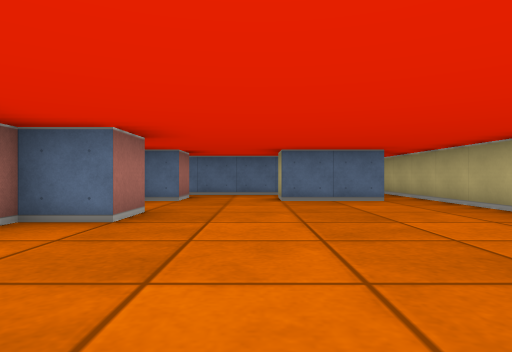
View 1 (above)

16 first-person views from a walk through a cub3D ray-caster map. The camera is about half as high as the walls, looks level and sees 75° across. The floor is counted in squares. Each view is taken from the middle of a square. On the plan, view 1 faces up. The plan holds only what a view shows up to about 9 squares ahead; the rest is blank.

View 2
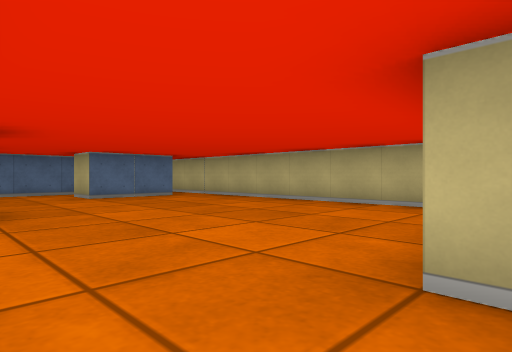

View 3
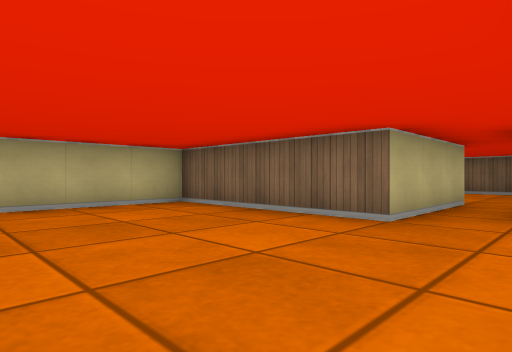

View 4
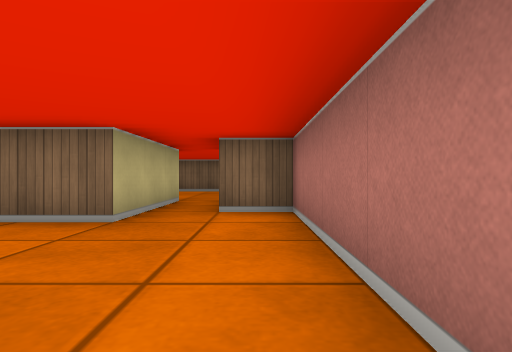

View 5
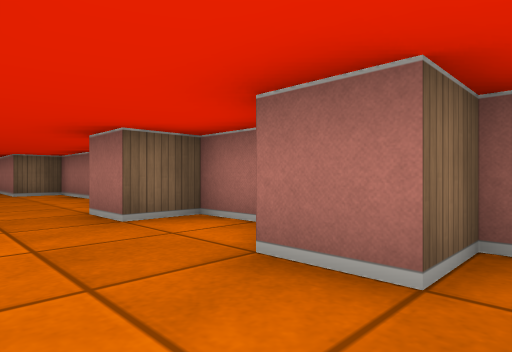

View 6
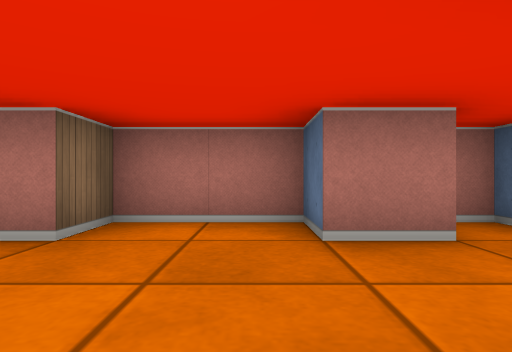

View 7
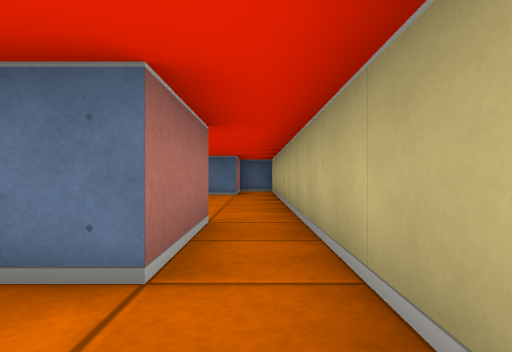

View 8
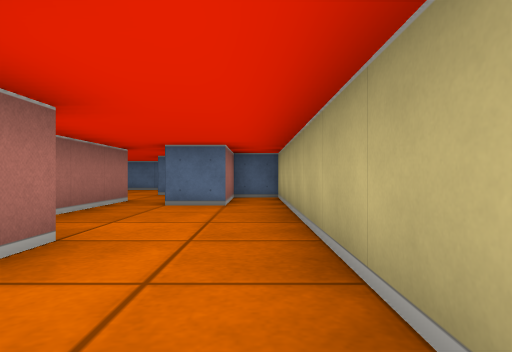

View 9
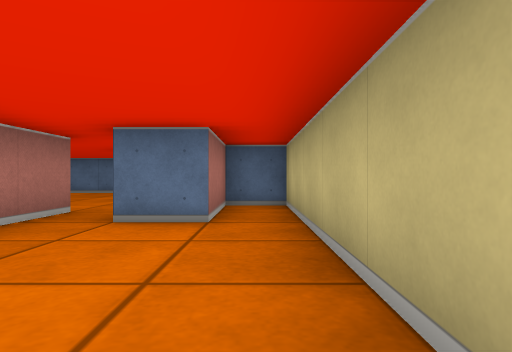

View 10
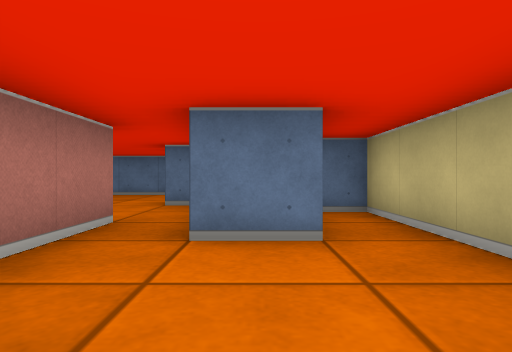

View 11
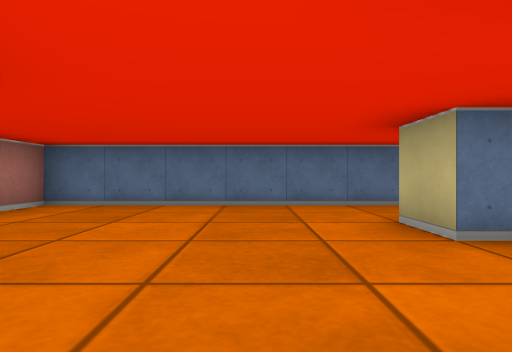

View 12
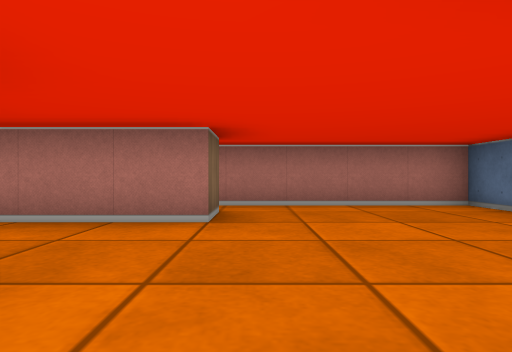

View 13
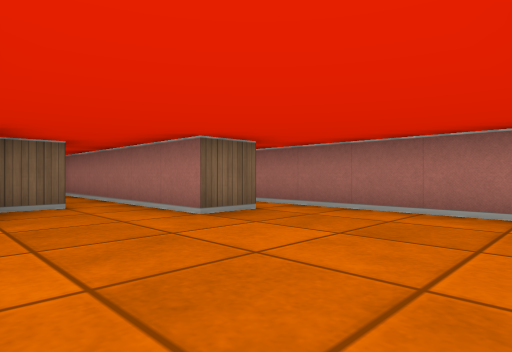

View 14
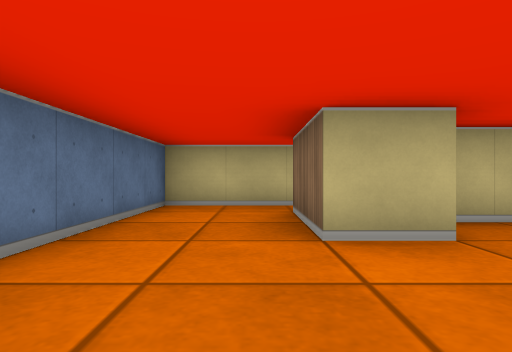

View 15
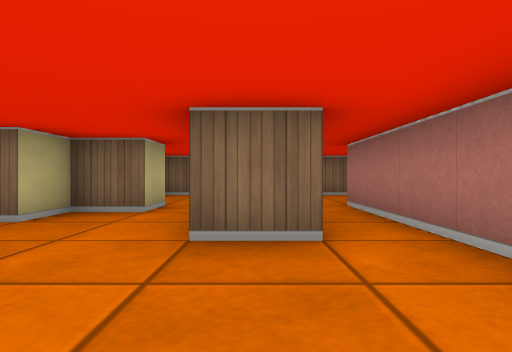

View 16
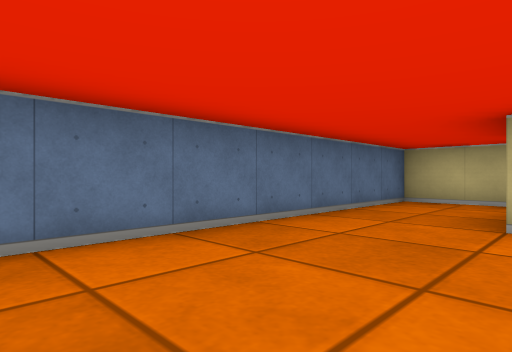

### Floor plan
Points are (right, up) in squares from view 1. A wall is a line through its corners. A room is listed if a view was taken in it or the views show most of it. See-through windows are left out.
Room 1 (views 1, 2, 3, 4, 6, 7, 8)
walls: (-1.5, 6.5) (-2.5, 6.5) (-2.5, 4.5) (-1.5, 4.5) (-1.5, 3.5) (-2.5, 3.5) (-2.5, -1.5) (-1.5, -1.5); (-0.5, -1.5) (-0.5, -0.5) (3.5, -0.5) (3.5, 9.5); (2.5, 8.5) (2.5, 6.5) (0.5, 6.5)
ways out: opening at (-0.5, 7) to room 2; opening at (3, 9) to room 3; opening at (-1, -2)
Room 2 (view 5)
walls: (0.9, 8.5) (-2.5, 8.5) (-2.5, 7.5) (-1.5, 7.5) (-1.5, 6.5); (0.5, 6.5) (0.5, 7.5)
ways out: opening at (-0.5, 7) to room 1
Room 3 (views 9, 10)
walls: (1.5, 10.5) (1.5, 9.9); (0.5, 13.5) (0.5, 12.1); (3.5, 9.5) (3.5, 15.5) (2.5, 15.5) (2.5, 13.5) (1.5, 13.5)
ways out: opening at (3, 9) to room 1; opening at (1, 14) to room 4
Room 4 (views 11, 12, 13, 14, 15, 16)
walls: (1, 16.5) (0.5, 16.5) (0.5, 17.5) (2.5, 17.5); (-3.5, 15.5) (-2.5, 15.5) (-2.5, 13.6); (0.5, 14.5) (0.5, 13.5); (1.5, 15.2) (1.5, 16); (-1.5, 13.5) (-0.5, 13.5) (-0.5, 14.5); (3.5, 17.4) (3.5, 19.5) (-4.5, 19.5) (-4.5, 15.5)
ways out: opening at (1, 14) to room 3; opening at (-2, 14) to room 5; opening at (-4, 15)
Room 5 (no view inside)
walls: (-1.5, 12.5) (-1.5, 13.5); (-1.4, 9.5) (-0.6, 9.5); (-2.5, 13.6) (-2.5, 9.9)
ways out: opening at (-2, 14) to room 4

Positions as (right, up) in squares from view 1, and headings:
1: (0, 0), facing up
2: (-2, -1), facing up-right
3: (-2, 3), facing down-right
4: (-2, 3), facing down
5: (0, 8), facing down-left
6: (1, 6), facing left
7: (3, 5), facing up
8: (3, 8), facing up
9: (3, 10), facing up
10: (2, 11), facing up
11: (-1, 14), facing up
12: (1, 16), facing left
13: (0, 19), facing down-left
14: (-2, 18), facing right
15: (-3, 18), facing down
16: (-3, 17), facing up-right
